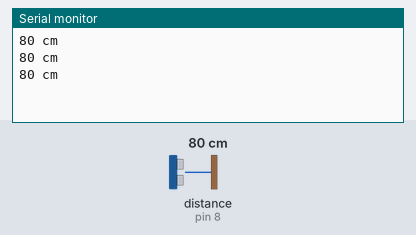
The sketch below on a simulated Arduino Uno, built with avr-gcc and run on an emulated ATmega328P. On the bench: the last lines printed to the serial monitor. Inputs (shaded band) come from the test bench; at power-on: distance to the obstacle (sensor on pin 8) 80 cm. The echo pulse lasts 58.3 µs per cm.

Above: at 2.2 s.
2.3 s: distance to the obstacle (sensor on pin 8) set to 2 cm
At 3.0 s:
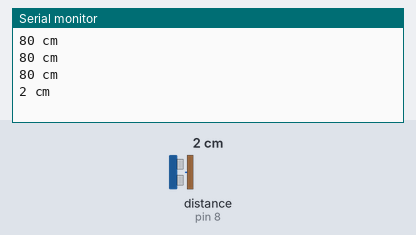
3.8 s: distance to the obstacle (sensor on pin 8) set to 4 cm
At 3.8 s:
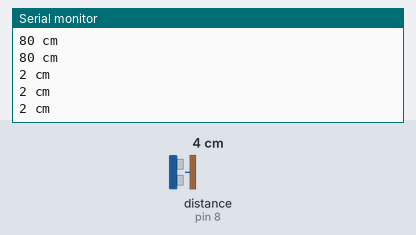
Timing chart, 0 to 6.8 s (numbered marks = the images above; inputs shaded):
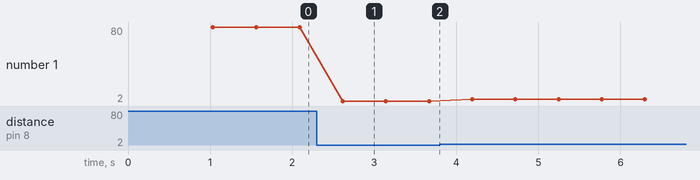

Measured:
- after the input at 2.3 s, the serial monitor: prints a new line after 0.32 s (image 1)
- plotted number 1: 80 → 2 after the input at 2.3 s, 2 → 4 after the input at 3.8 s

The sketch:

Mega_US_anturi.ino
```cpp
//www.elegoo.com
//2016.12.08
#include "SR04.h"

#define TRIG_PIN 8
#define ECHO_PIN 9

SR04 sr04 = SR04(ECHO_PIN,TRIG_PIN);
long a; //US anturin mittaama lukema mm tarkkuudella.

void setup() {
   Serial.begin(9600);//Initialization of Serial Port
   delay(1000);
}

void loop() {
   a=sr04.Distance();
   Serial.print(a);
   Serial.println(" cm");//The difference between "Serial.print" and "Serial.println" is that "Serial.println" can change lines.
   delay(500);
}
```
